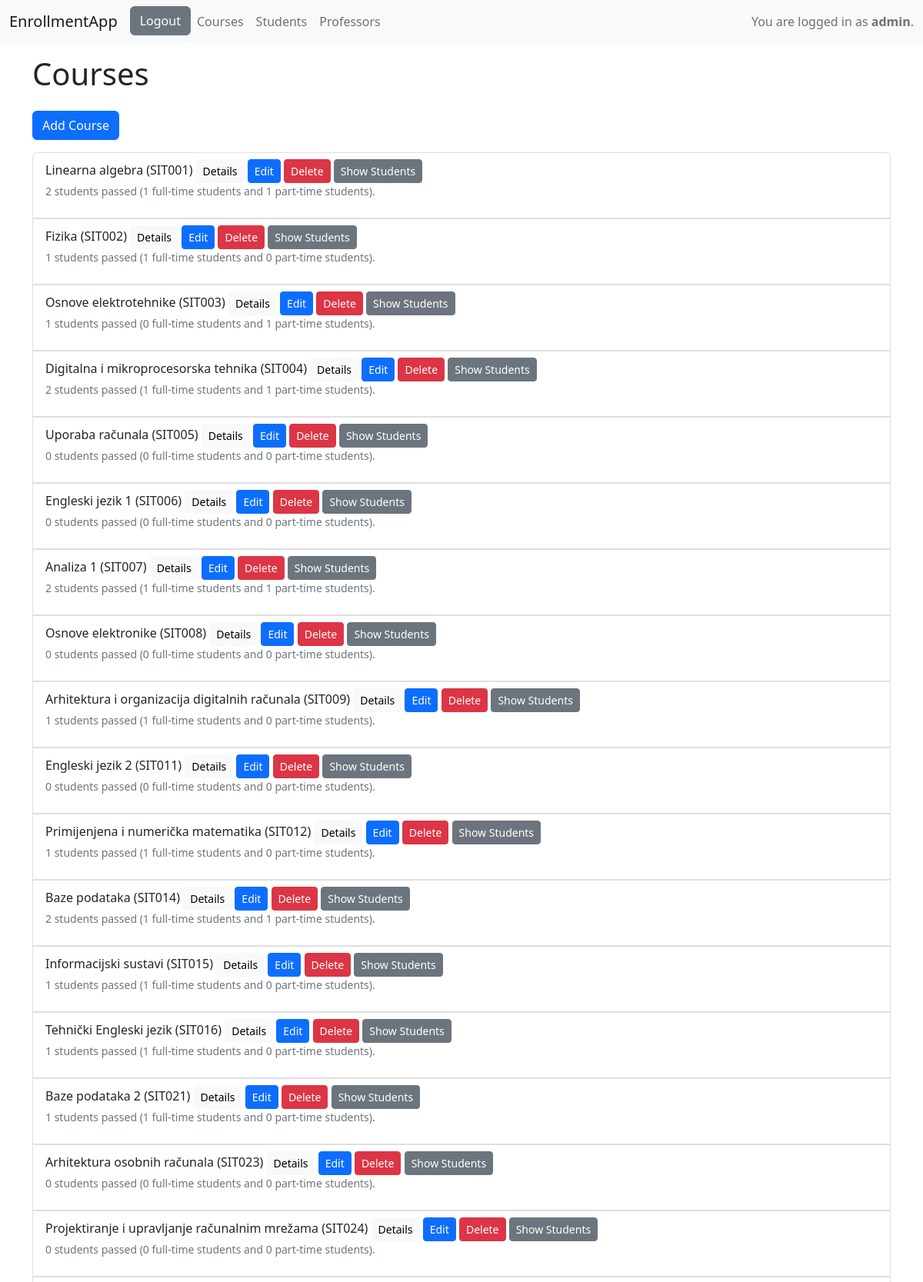
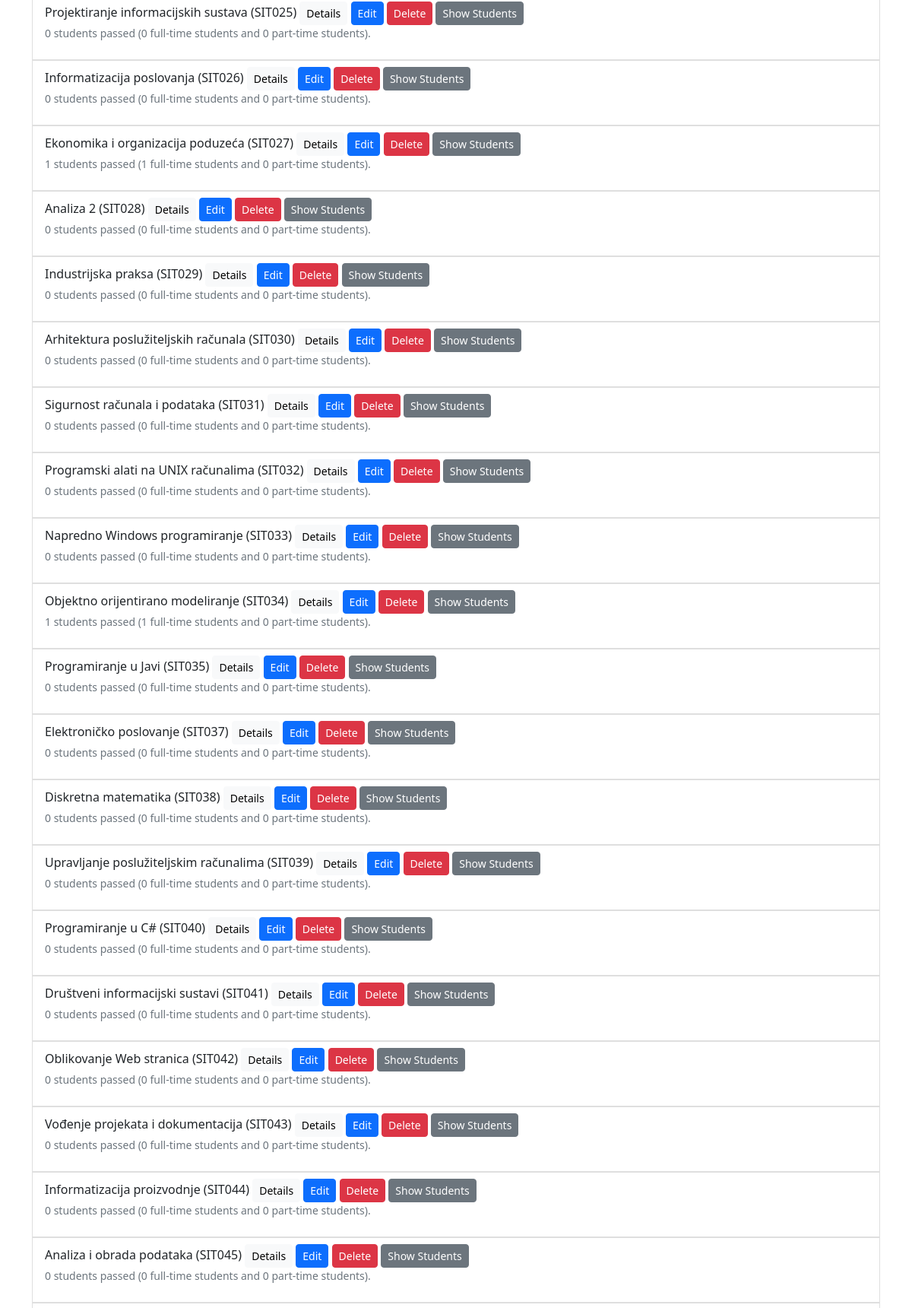
The page /all_courses/ (signed in, upper part) on the database its author committed (2 pictures, top to bottom).
### app/models.py (models this page shows)
class MyUser(AbstractUser):
    STATUS = (('none', 'None'), ('redovni', 'redovni student'), ('izvanredni', 'izvanredni student'))
    role = models.ForeignKey(Role, on_delete=models.SET_NULL, null=True)
    status = models.CharField(max_length=20, choices=STATUS)

class Course(models.Model):
    ELECTIVE = (('da', 'da'), ('ne', 'ne'))
    name = models.CharField(max_length=80)
    code = models.CharField(max_length=10)
    program = models.CharField(max_length=250)
    ects = models.IntegerField()
    semester_ft = models.IntegerField()
    semester_pt = models.IntegerField()
    elective = models.CharField(max_length=2, choices=ELECTIVE)
    lecturer = models.ForeignKey(MyUser, on_delete=models.SET_NULL, null=True)

### app/views.py (the view, shortened to what this page needs)
# urls.py: path('all_courses/', views.all_courses, name='all_courses'),
@login_required
def all_courses(request):
    if request.user.role.role == Role.ADMIN:
        courses = Course.objects.annotate(
            num_students_passed=Count('enrollmentlist', filter=Q(enrollmentlist__status='polozen')),
            num_ft_passed=Count('enrollmentlist', filter=Q(enrollmentlist__status='polozen') & Q(enrollmentlist__student__status='redovni')),
            num_pt_passed=Count('enrollmentlist', filter=Q(enrollmentlist__status='polozen') & Q(enrollmentlist__student__status='izvanredni'))
        )
    else:
        return HttpResponse("Access Forbidden!")
    return render(request, 'all_courses.html', {"courses": courses})

### app/templates/all_courses.html (shortened to what this page needs)
{% extends 'base.html' %}
{% block all_courses %}
<h1> Courses </h1>
{% if request.user.is_superuser %}
    <a href="{% url 'add_course' %}" class="btn btn-primary my-3" role="button">Add Course</a>
{% endif %}
<ul class="list-group">
    {% for course in courses %}
    <li class="list-group-item">
        {{course.name}}
        ({{course.code}})
        <button type="button" class="btn btn-sm btn-light" data-bs-toggle="modal" data-bs-target="#detailsModal{{course.id}}">
            Details
        </button>
        {% if request.user.is_superuser %}
            <a href="{% url 'edit_course' course.id %}" class="btn btn-sm btn-primary" role="button">Edit</a>
            <button type="button" class="btn btn-sm btn-danger" data-bs-toggle="modal" data-bs-target="#deleteModal{{course.id}}">
                Delete
            </button>
        {% endif %}
        {% if request.user.is_superuser or request.user.role.role == 'PROFESSOR' %}
            <a href="{% url 'students_on_course' course.id %}" class="btn btn-sm btn-secondary" role="button">Show Students</a>
        {% endif %}
        <br/>
        <p class="small text-muted">
            {{course.num_students_passed}} students passed ({{course.num_ft_passed}} full-time students and {{course.num_pt_passed}} part-time students).
        </p>
    </li>
    {% endfor %}
</ul>
{% endblock %}

### app/templates/base.html (shortened to what this page needs)
<!DOCTYPE html>
<html lang="en">
<head>
    <link href="https://cdn.jsdelivr.net/npm/bootstrap@5.2.0-beta1/dist/css/bootstrap.min.css" rel="stylesheet">
</head>
<body>
    <nav class="navbar navbar-expand-lg navbar-light bg-light">
        <div class="container-fluid">
            <a class="navbar-brand" href="#">EnrollmentApp</a>
            <div class="collapse navbar-collapse" id="navbarText">
                <ul class="navbar-nav me-auto mb-2 mb-lg-0">
                    <li class="nav-item">
                        {% if request.user.is_authenticated %}
                            <a href="{% url 'logout' %}" class="btn btn-secondary" role="button">Logout</a>
                        {% else %}
                            <a href="{% url 'login' %}" class="btn btn-secondary" role="button">Login</a>
                        {% endif %}
                    </li>
                    {% if request.user.is_superuser or request.user.role.role == 'PROFESSOR' %}
                    <li class="nav-item">
                        <a href="{% url 'all_courses' %}" class="nav-link">Courses</a>
                    </li>
                    {% endif %}
                    {% if request.user.is_superuser %}
                    <li class="nav-item">
                        <a href="{% url 'all_students' %}" class="nav-link">Students</a>
                    </li>
                    <li class="nav-item">
                        <a href="{% url 'all_professors' %}" class="nav-link">Professors</a>
                    </li>
                    {% endif %}
                </ul>
                {% if request.user.is_authenticated %}
                    <span class="navbar-text">
                        You are logged in as <b>{{user.username}}</b>.
                    </span>
                {% endif %}
            </div>
        </div>
    </nav>
    <div class="container my-3">
        {% block all_courses %}
        {% endblock %}
    </div>
</body>
</html>

### rows shown on the page
MyUser: username "admin"
Course: name "Linearna algebra", code "SIT001", shows "Show Students", num_students_passed "2", num_ft_passed "1", num_pt_passed "1"
Course: name "Fizika", code "SIT002", shows "Show Students", num_students_passed "1", num_ft_passed "1", num_pt_passed "0"
Course: name "Osnove elektrotehnike", code "SIT003", shows "Show Students", num_students_passed "1", num_ft_passed "0", num_pt_passed "1"
Course: name "Digitalna i mikroprocesorska tehnika", code "SIT004", shows "Show Students", num_students_passed "2", num_ft_passed "1", num_pt_passed "1"
Course: name "Uporaba računala", code "SIT005", shows "Show Students", num_students_passed "0", num_ft_passed "0", num_pt_passed "0"
Course: name "Engleski jezik 1", code "SIT006", shows "Show Students", num_students_passed "0", num_ft_passed "0", num_pt_passed "0"
Course: name "Analiza 1", code "SIT007", shows "Show Students", num_students_passed "2", num_ft_passed "1", num_pt_passed "1"
Course: name "Osnove elektronike", code "SIT008", shows "Show Students", num_students_passed "0", num_ft_passed "0", num_pt_passed "0"
Course: name "Arhitektura i organizacija digitalnih računala", code "SIT009", shows "Show Students", num_students_passed "1", num_ft_passed "1", num_pt_passed "0"
Course: name "Engleski jezik 2", code "SIT011", shows "Show Students", num_students_passed "0", num_ft_passed "0", num_pt_passed "0"
Course: name "Primijenjena i numerička matematika", code "SIT012", shows "Show Students", num_students_passed "1", num_ft_passed "1", num_pt_passed "0"
Course: name "Baze podataka", code "SIT014", shows "Show Students", num_students_passed "2", num_ft_passed "1", num_pt_passed "1"
Course: name "Informacijski sustavi", code "SIT015", shows "Show Students", num_students_passed "1", num_ft_passed "1", num_pt_passed "0"
Course: name "Tehnički Engleski jezik", code "SIT016", shows "Show Students", num_students_passed "1", num_ft_passed "1", num_pt_passed "0"
Course: name "Baze podataka 2", code "SIT021", shows "Show Students", num_students_passed "1", num_ft_passed "1", num_pt_passed "0"
Course: name "Arhitektura osobnih računala", code "SIT023", shows "Show Students", num_students_passed "0", num_ft_passed "0", num_pt_passed "0"
Course: name "Projektiranje i upravljanje računalnim mrežama", code "SIT024", shows "Show Students", num_students_passed "0", num_ft_passed "0", num_pt_passed "0"
Course: name "Projektiranje informacijskih sustava", code "SIT025", shows "Show Students", num_students_passed "0", num_ft_passed "0", num_pt_passed "0"
Course: name "Informatizacija poslovanja", code "SIT026", shows "Show Students", num_students_passed "0", num_ft_passed "0", num_pt_passed "0"
Course: name "Ekonomika i organizacija poduzeća", code "SIT027", shows "Show Students", num_students_passed "1", num_ft_passed "1", num_pt_passed "0"
Course: name "Analiza 2", code "SIT028", shows "Show Students", num_students_passed "0", num_ft_passed "0", num_pt_passed "0"
Course: name "Industrijska praksa", code "SIT029", shows "Show Students", num_students_passed "0", num_ft_passed "0", num_pt_passed "0"
Course: name "Arhitektura poslužiteljskih računala", code "SIT030", shows "Show Students", num_students_passed "0", num_ft_passed "0", num_pt_passed "0"
Course: name "Sigurnost računala i podataka", code "SIT031", shows "Show Students", num_students_passed "0", num_ft_passed "0", num_pt_passed "0"
Course: name "Programski alati na UNIX računalima", code "SIT032", shows "Show Students", num_students_passed "0", num_ft_passed "0", num_pt_passed "0"
Course: name "Napredno Windows programiranje", code "SIT033", shows "Show Students", num_students_passed "0", num_ft_passed "0", num_pt_passed "0"
Course: name "Objektno orijentirano modeliranje", code "SIT034", shows "Show Students", num_students_passed "1", num_ft_passed "1", num_pt_passed "0"
Course: name "Programiranje u Javi", code "SIT035", shows "Show Students", num_students_passed "0", num_ft_passed "0", num_pt_passed "0"
Course: name "Elektroničko poslovanje", code "SIT037", shows "Show Students", num_students_passed "0", num_ft_passed "0", num_pt_passed "0"
Course: name "Diskretna matematika", code "SIT038", shows "Show Students", num_students_passed "0", num_ft_passed "0", num_pt_passed "0"
Course: name "Upravljanje poslužiteljskim računalima", code "SIT039", shows "Show Students", num_students_passed "0", num_ft_passed "0", num_pt_passed "0"
Course: name "Programiranje u C#", code "SIT040", shows "Show Students", num_students_passed "0", num_ft_passed "0", num_pt_passed "0"
Course: name "Društveni informacijski sustavi", code "SIT041", shows "Show Students", num_students_passed "0", num_ft_passed "0", num_pt_passed "0"
Course: name "Oblikovanje Web stranica", code "SIT042", shows "Show Students", num_students_passed "0", num_ft_passed "0", num_pt_passed "0"
Course: name "Vođenje projekata i dokumentacija", code "SIT043", shows "Show Students", num_students_passed "0", num_ft_passed "0", num_pt_passed "0"
Course: name "Informatizacija proizvodnje", code "SIT044", shows "Show Students", num_students_passed "0", num_ft_passed "0", num_pt_passed "0"
Course: name "Analiza i obrada podataka", code "SIT045", shows "Show Students", num_students_passed "0", num_ft_passed "0", num_pt_passed "0"
